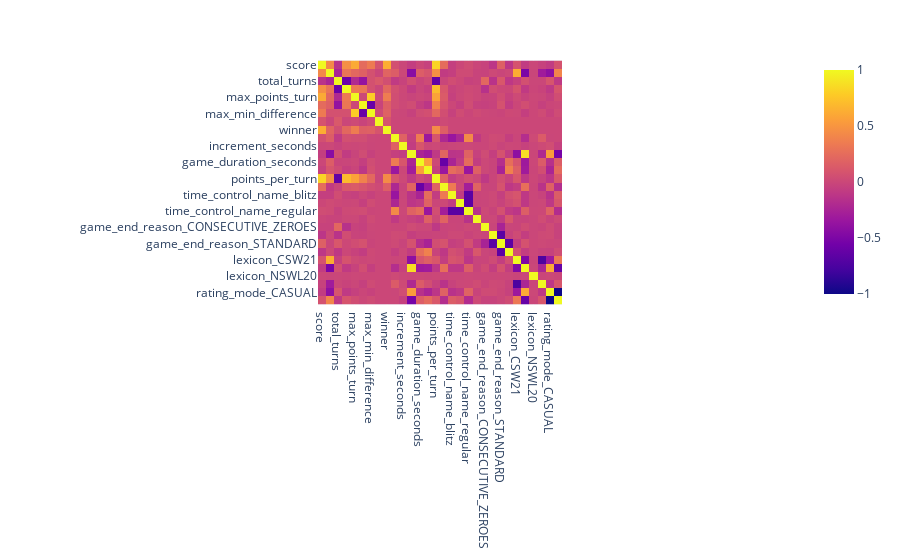

The notebook cell this image was saved under:
### Markdown cell above
## Graph a Correlation Matrix

### Code cell
# Can graph a correlation matrix as a heat map! 
fig = px.imshow(df.corr())
fig.show()

### Figure 1 — Plotly figure (JSON) as saved in the notebook; plotly's stock layout.template omitted (floating-point values rounded to 4 significant figures; data arrays with more than 128 entries replaced by an {"elided": "..."} marker saying what was removed)
{"data": [{"coloraxis": "coloraxis", "hovertemplate": "x: %{x}<br>y: %{y}<br>color: %{z}<extra></extra>", "name": "0", "type": "heatmap", "x": ["score", "rating", "total_turns", "first_five_turns_points", "max_points_turn", "min_points_turn", "max_min_difference", "first", "winner", "initial_time_seconds", "increment_seconds", "max_overtime_minutes", "game_duration_seconds", "time_used", "points_per_turn", "points_per_second", "time_control_name_blitz", "time_control_name_rapid", "time_control_name_regular", "time_control_name_ultrablitz", "game_end_reason_CONSECUTIVE_ZEROES", "game_end_reason_RESIGNED", "game_end_reason_STANDARD", "game_end_reason_TIME", "lexicon_CSW21", "lexicon_ECWL", "lexicon_NSWL20", "lexicon_NWL20", "rating_mode_CASUAL", "rating_mode_RATED"], "xaxis": "x", "y": ["score", "rating", "total_turns", "first_five_turns_points", "max_points_turn", "min_points_turn", "max_min_difference", "first", "winner", "initial_time_seconds", "increment_seconds", "max_overtime_minutes", "game_duration_seconds", "time_used", "points_per_turn", "points_per_second", "time_control_name_blitz", "time_control_name_rapid", "time_control_name_regular", "time_control_name_ultrablitz", "game_end_reason_CONSECUTIVE_ZEROES", "game_end_reason_RESIGNED", "game_end_reason_STANDARD", "game_end_reason_TIME", "lexicon_CSW21", "lexicon_ECWL", "lexicon_NSWL20", "lexicon_NWL20", "rating_mode_CASUAL", "rating_mode_RATED"], "yaxis": "y", "z": {"elided": "30x30 float values"}}], "layout": {"coloraxis": {"colorscale": [[0, "#0d0887"], [0.1111, "#46039f"], [0.2222, "#7201a8"], [0.3333, "#9c179e"], [0.4444, "#bd3786"], [0.5556, "#d8576b"], [0.6667, "#ed7953"], [0.7778, "#fb9f3a"], [0.8889, "#fdca26"], [1, "#f0f921"]]}, "margin": {"t": 60}, "xaxis": {"anchor": "y", "constrain": "domain", "domain": [0, 1], "scaleanchor": "y"}, "yaxis": {"anchor": "x", "autorange": "reversed", "constrain": "domain", "domain": [0, 1]}}}
